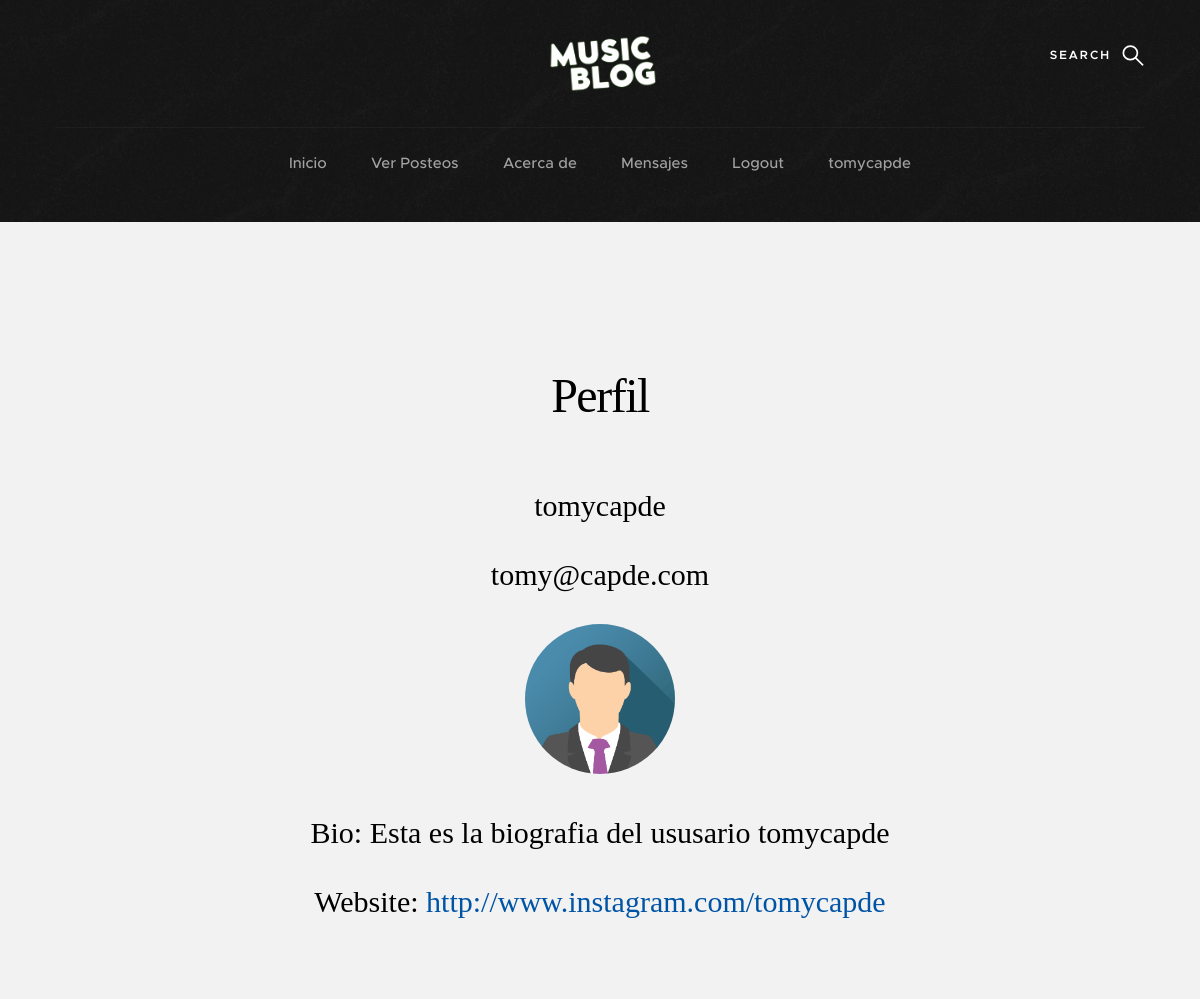
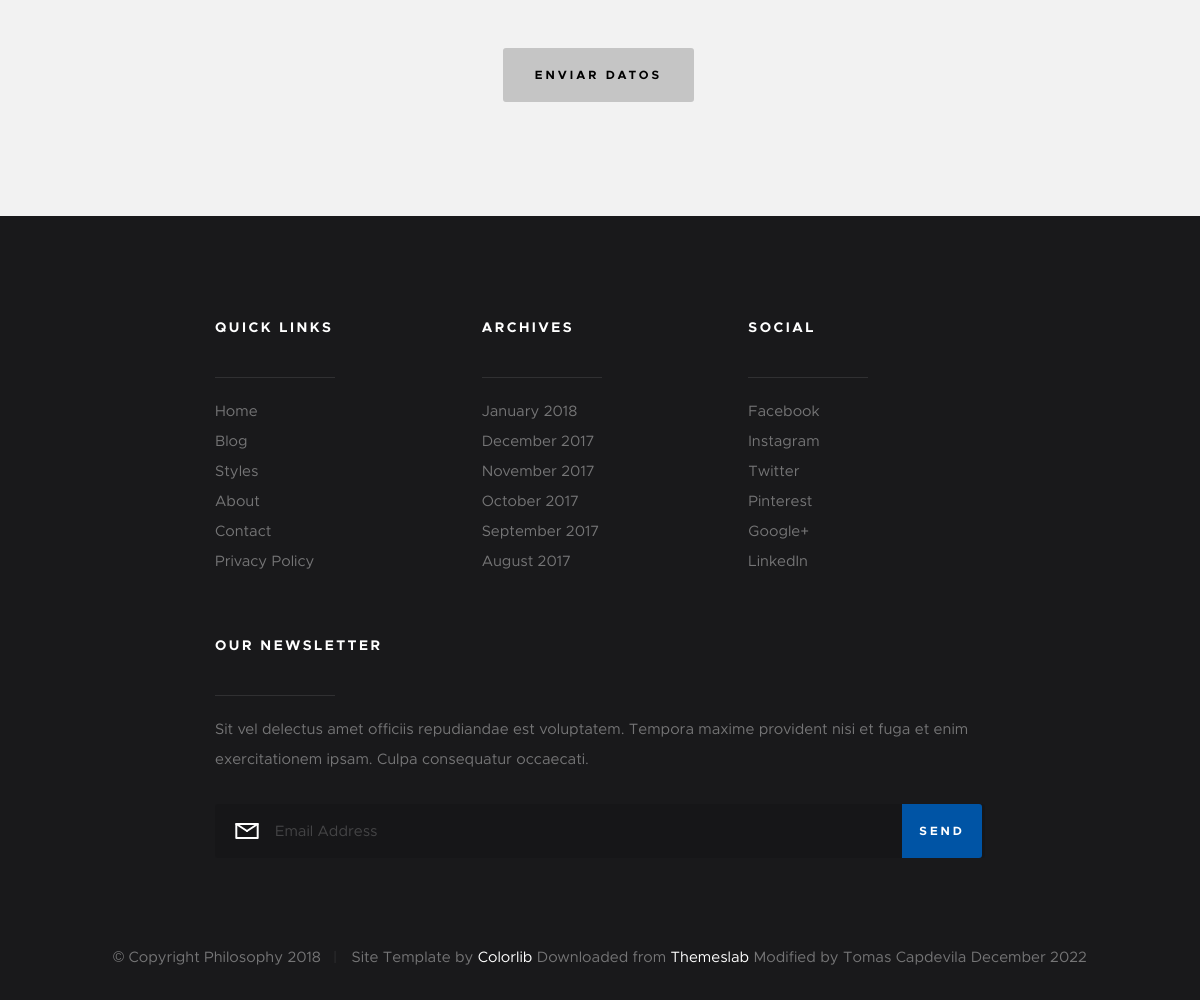
Screenshot of /account/profile/ (signed in) with the database file from the repository (2 pictures, top to bottom).
### Users/models.py (models this page shows, shortened)
class Profile(models.Model):
    user = models.OneToOneField(User, null=True, on_delete=models.CASCADE)
    bio = models.TextField()
    avatar = models.ImageField(upload_to='avatars', blank=True)
    website = models.URLField(max_length=200, null=True, blank=True)

### Users/views.py (the view)
# urls.py: path('profile/', profile, name='profile'),
def profile(request):
    usuario = request.user
    context = {
        'username': usuario.username,
        'email': usuario.email,
        'avatar': usuario.profile.avatar,
        'bio': usuario.profile.bio,
        'website': usuario.profile.website,
    }
    return render(request, 'users/profile.html', context)

### templates/users/profile.html (shortened to what this page needs)
{% extends 'padre.html' %}
{% load static %}
    {% block padre %}
    <section class="s-content s-content--narrow">
        <div class="row">
            <div class="s-content__header col-full">
                <h1 class="s-content__header-title">
                    Perfil
                </h1>
                <h2>
                    <p>{{ username }}</p>
                    <p>{{ email }}</p>
                    <p><img src="/media/{{ avatar }}" style="border-radius:50%; width:150px; height:150px"></p>
                    <p>Bio: {{ bio }}</p>
                    <p>Website: <a href="{{website}}">{{ website }}</a></p>
                </h2>
            </div>
            <div class="col-full s-content__main">
                <form name="cForm" id="cForm" method="POST" action="{% url 'profile_edit' %}" align='center'>
                    <input type='submit' value='Enviar datos'>
                </form>
            </div>
        </div>
    </section>
{% endblock %}

### templates/padre.html (shortened to what this page needs)
{% load static %}
<!DOCTYPE html>
<html class="no-js" lang="en">
<head>
    <link rel="stylesheet" href='{% static "css/base.css" %}'>
    <link rel="stylesheet" href='{% static "css/vendor.css" %}'>
    <link rel="stylesheet" href='{% static "css/main.css" %}'>
</head>
<body id="top">
    <section class="s-pageheader s-pageheader--home">
        <header class="header">
            <div class="header__content row">
                <div>
                    <a class="logo" href="index.html">
                        <img src="{% static 'images/logo_2.png' %}" width="400" alt="Homepage">
                    </a>
                </div>
                <ul class="header__social">
                    <li>
                        <a href="#0"><i class="fa fa-facebook" aria-hidden="true"></i></a>
                    </li>
                    <li>
                        <a href="#0"><i class="fa fa-twitter" aria-hidden="true"></i></a>
                    </li>
                    <li>
                        <a href="#0"><i class="fa fa-instagram" aria-hidden="true"></i></a>
                    </li>
                    <li>
                        <a href="#0"><i class="fa fa-pinterest" aria-hidden="true"></i></a>
                    </li>
                </ul>
                <a class="header__search-trigger" href="#0"></a>
                <nav class="header__nav-wrap">
                    <ul class="header__nav">
                        <li class=><a href="{% url 'home' %}" title="">Inicio</a></li>
                        <li class=><a href="{% url 'view_posts' %}" title="">Ver Posteos</a></li>
                        <li class=><a href="" title="">Acerca de</a></li>
                        {% if user.is_authenticated %}
                            <li class=><a href="{% url 'all_messages' %}"title="">Mensajes</a></li>
                            <li><a href="{% url 'logout' %}" title="">Logout</a></li>
                            <li><a href="{% url 'profile' %}" title="">{{ user.get_username }}</a></li>
                        {% else %}
                            <li><a href="{% url 'login' %}" title="">Login</a></li>
                            <li><a href="{% url 'register' %}" title="">Register</a></li>
                        {% endif %}
                    </ul>
                </nav>
            </div>
        </header>
    </section>
    {% block padre %}
    {% endblock %}
    <footer class="s-footer">
        <div class="s-footer__main">
            <div class="row">
                <div class="col-two md-four mob-full s-footer__sitelinks">
                    <h4>Quick Links</h4>
                    <ul class="s-footer__linklist">
                        <li><a href="#0">Home</a></li>
                        <li><a href="#0">Blog</a></li>
                        <li><a href="#0">Styles</a></li>
                        <li><a href="#0">About</a></li>
                        <li><a href="#0">Contact</a></li>
                        <li><a href="#0">Privacy Policy</a></li>
                    </ul>
                </div>
                <div class="col-two md-four mob-full s-footer__archives">
                    <h4>Archives</h4>
                    <ul class="s-footer__linklist">
                        <li><a href="#0">January 2018</a></li>
                        <li><a href="#0">December 2017</a></li>
                        <li><a href="#0">November 2017</a></li>
                        <li><a href="#0">October 2017</a></li>
                        <li><a href="#0">September 2017</a></li>
                        <li><a href="#0">August 2017</a></li>
                    </ul>
                </div>
                <div class="col-two md-four mob-full s-footer__social">
                    <h4>Social</h4>
                    <ul class="s-footer__linklist">
                        <li><a href="#0">Facebook</a></li>
                        <li><a href="#0">Instagram</a></li>
                        <li><a href="#0">Twitter</a></li>
                        <li><a href="#0">Pinterest</a></li>
                        <li><a href="#0">Google+</a></li>
                        <li><a href="#0">LinkedIn</a></li>
                    </ul>
                </div>
                <div class="col-five md-full end s-footer__subscribe">
                    <h4>Our Newsletter</h4>
                    <p>Sit vel delectus amet officiis repudiandae est voluptatem. Tempora maxime provident nisi et fuga et enim exercitationem ipsam. Culpa consequatur occaecati.</p>
                    <div class="subscribe-form">
                        <form id="mc-form" class="group" novalidate="true">
                            <input type="email" value="" name="EMAIL" class="email" id="mc-email" placeholder="Email Address" required="">
                            <input type="submit" name="subscribe" value="Send">
                        </form>
                    </div>
                </div>
            </div>
        </div>
        <div class="s-footer__bottom">
            <div class="row">
                <div class="col-full">
                    <div class="s-footer__copyright">
                        <span>© Copyright Philosophy 2018</span>
                        <span>Site Template by <a href="https://colorlib.com/">Colorlib</a> Downloaded from <a href="https://themeslab.org/" target="_blank">Themeslab</a> Modified by Tomas Capdevila December 2022</span>
                    </div>
                </div>
            </div>
        </div>
    </footer>
</body>
</html>

### static/css/base.css (style rules this page uses)
html { font-family: sans-serif; line-height: 1.15; -ms-text-size-adjust: 100%; -webkit-text-size-adjust: 100%; }
body { margin: 0; }
article, aside, footer, header, nav, section { display: block; }
h1 { font-size: 2em; margin: 0.67em 0; }
a { background-color: transparent; -webkit-text-decoration-skip: objects; }
img { border-style: none; }
button, input, optgroup, select, textarea { font-family: sans-serif; font-size: 100%; line-height: 1.15; margin: 0; }
button, input { overflow: visible; }
button, html [type="button"], [type="reset"], [type="submit"] { -webkit-appearance: button; }
html { font-size: 62.5%; box-sizing: border-box; }
*, *::before, *::after { box-sizing: inherit; }
body { font-weight: normal; line-height: 1; word-wrap: break-word; text-rendering: optimizeLegibility; -webkit-overflow-scrolling: touch; -webkit-text-size-adjust: none; }
body, input, button { -moz-osx-font-smoothing: grayscale; -webkit-font-smoothing: antialiased; }
img, video { max-width: 100%; height: auto; }
div, dl, dt, dd, ul, ol, li, h1, h2, h3, h4, h5, h6, pre, form, p, blockquote, th, td { margin: 0; padding: 0; }
h1, h2, h3, h4, h5, h6 { -webkit-font-smoothing: auto; -webkit-font-smoothing: antialiased; -webkit-font-variant-ligatures: common-ligatures; -moz-font-variant-ligatures: common-ligatures; font-variant-ligatures: common-ligatures; text-rendering: optimizeLegibility; }
em, i { font-style: italic; line-height: inherit; }
ol, ul { list-style: none; }
li { display: block; }
a { text-decoration: none; line-height: inherit; }
a img { border: none; }
input[type="email"], input[type="number"], input[type="search"], input[type="text"], input[type="tel"], input[type="url"], input[type="password"], textarea { -webkit-appearance: none; -moz-appearance: none; -ms-appearance: none; -o-appearance: none; appearance: none; }
.row { width: 94%; max-width: 1200px; margin: 0 auto; }
.row:after { content: ""; display: table; clear: both; }
[class*="col-"] { float: left; padding: 0 20px; }
[class*="col-"] + [class*="col-"].end { float: right; }
.col-two, .col-1-6 { width: 16.66667%; }
.col-five { width: 41.66667%; }
.col-twelve, .col-full { width: 100%; }
@media only screen and (max-width: 1200px) { [class*="col-"] { padding: 0 15px; } }
@media only screen and (max-width: 1200px) { .md-four, .md-1-3 { width: 33.33333%; } }
@media only screen and (max-width: 1200px) { .md-twelve, .md-full { width: 100%; } }
.group:after { content: ""; display: table; clear: both; }

### rows the page displays
Profile: avatar (picture), bio "Esta es la biografia del ususario tomycapde", website "http://www.instagram.com/tomycapde"

### other values shown
{{ user.get_username }} "tomycapde"
{{ username }} "tomycapde"
{{ email }} "tomy@capde.com"
